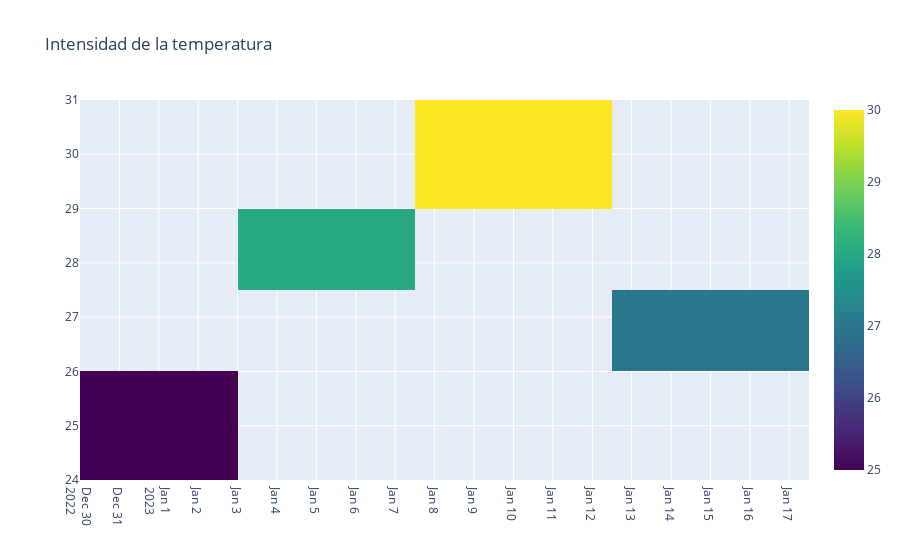

Notebook source saved alongside this figure:
### Code cell
import plotly.graph_objects as go

# Datos de ejemplo (fecha y temperatura)
fechas = ['2023-01-01', '2023-01-05', '2023-01-10', '2023-01-15']
temperaturas = [25, 28, 30, 27]

# Crear el gráfico de calendario
fig = go.Figure(data=go.Heatmap(
    z=temperaturas,
    x=fechas,
    y=temperaturas,
    colorscale='Viridis'))

# Configurar el diseño del gráfico
fig.update_layout(
    title='Intensidad de la temperatura',
    xaxis_nticks=36)

# Mostrar el gráfico
fig.show()

### Figure 1 — Plotly figure (JSON) as saved in the notebook; plotly's stock layout.template omitted (floating-point values rounded to 4 significant figures)
{"data": [{"colorscale": [[0, "#440154"], [0.1111, "#482878"], [0.2222, "#3e4989"], [0.3333, "#31688e"], [0.4444, "#26828e"], [0.5556, "#1f9e89"], [0.6667, "#35b779"], [0.7778, "#6ece58"], [0.8889, "#b5de2b"], [1, "#fde725"]], "type": "heatmap", "x": ["2023-01-01", "2023-01-05", "2023-01-10", "2023-01-15"], "y": [25, 28, 30, 27], "z": [25, 28, 30, 27]}], "layout": {"title": {"text": "Intensidad de la temperatura"}, "xaxis": {"nticks": 36}}}
